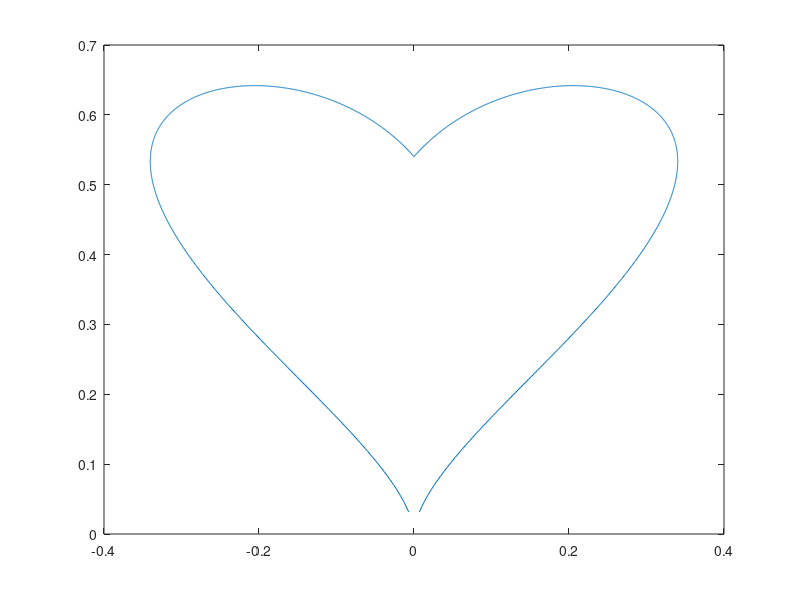

Recreate this plot in MATLAB.
%% Математические функции в MATLAB
% *Использование базовых математических функций для скаляров и матриц*
% 
% В MATLAB встроены все необходимые математические функции, которые могут понадобиться 
% вам для расчетов
% 
% Например, решим квадратное уравнение $x^{2}+6x+5=0$ 

D = 4 * (3^2 - 5); % дискриминант
x1 = (-3 + sqrt(D) / 2) / 1 % первое решение
x2 = (-3 - sqrt(D) / 2) / 1 % второе решение
%% 
% Или нарисуем сердечко

t = -1 : 0.001 : 1; % создаем вектор
x = sin(t) .* cos(t) .* log(abs(t));
y = sqrt(abs(t)) .* cos(t);
plot(x, y) % строим график
%% 
%